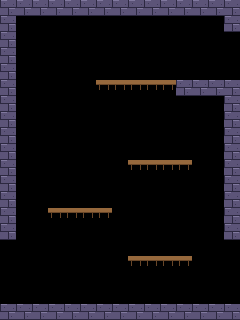

Tiled map render using the project's own tile images. Description and the whole map definition, tile-layer contents included, below:
An orthogonal 15x20 tile map with 16x16 px tiles, 1 tile layer (suelo).

<map version="1.10" orientation="orthogonal" renderorder="right-down" width="15" height="20" tilewidth="16" tileheight="16" infinite="0" nextlayerid="3" nextobjectid="1">
 <properties>
  <property name="mx" type="int" value="3" />
  <property name="my" type="int" value="0" />
 </properties>
 <tileset firstgid="1" source="tiles.tsx" />
 <layer id="1" name="suelo" width="15" height="20">
  <data encoding="csv">
1,1,1,1,1,1,1,1,1,1,1,1,1,1,1,
1,0,0,0,0,0,0,0,0,0,0,0,0,0,1,
1,0,0,0,0,0,0,0,0,0,0,0,0,0,0,
1,0,0,0,0,0,0,0,0,0,0,0,0,0,0,
1,0,0,0,0,0,0,0,0,0,0,0,0,0,0,
1,0,0,0,0,0,2,2,2,2,2,1,1,1,1,
1,0,0,0,0,0,0,0,0,0,0,0,0,0,1,
1,0,0,0,0,0,0,0,0,0,0,0,0,0,1,
1,0,0,0,0,0,0,0,0,0,0,0,0,0,1,
1,0,0,0,0,0,0,0,0,0,0,0,0,0,1,
1,0,0,0,0,0,0,0,2,2,2,2,0,0,1,
1,0,0,0,0,0,0,0,0,0,0,0,0,0,1,
1,0,0,0,0,0,0,0,0,0,0,0,0,0,1,
1,0,0,2,2,2,2,0,0,0,0,0,0,0,1,
1,0,0,0,0,0,0,0,0,0,0,0,0,0,1,
0,0,0,0,0,0,0,0,0,0,0,0,0,0,0,
0,0,0,0,0,0,0,0,2,2,2,2,0,0,0,
0,0,0,0,0,0,0,0,0,0,0,0,0,0,0,
0,0,0,0,0,0,0,0,0,0,0,0,0,0,0,
1,1,1,1,1,1,1,1,1,1,1,1,1,1,1
</data>
 </layer>
 <objectgroup id="2" name="cosas">
 </objectgroup>
</map>
